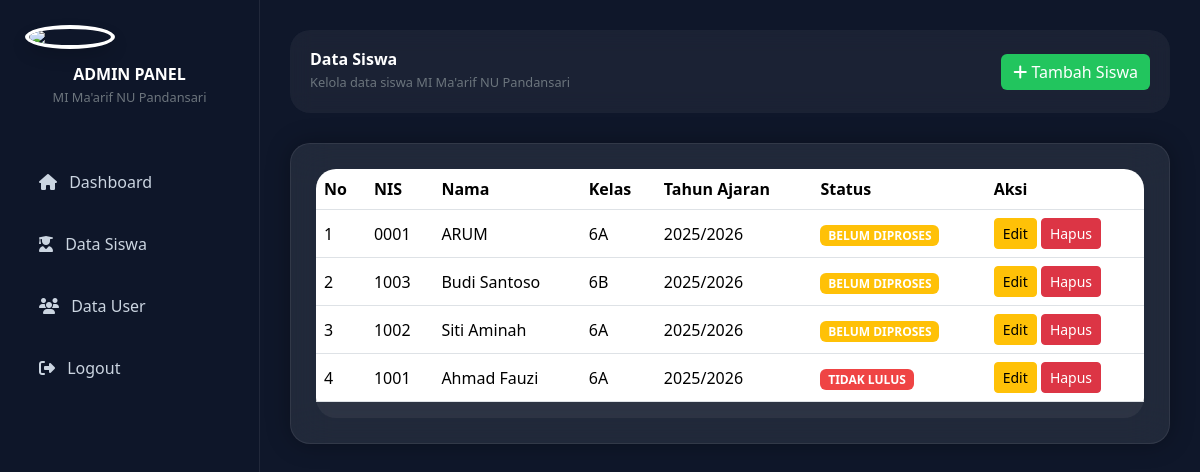
The app's page /kelulusan/guru/siswa.php (signed in) with its own data.
### tables this page shows
CREATE TABLE `siswa` (
  `id` int NOT NULL,
  `nis` varchar(20) NOT NULL,
  `nama` varchar(100) NOT NULL,
  `jenis_kelamin` enum('Laki-laki','Perempuan') DEFAULT NULL,
  `kelas` varchar(20) DEFAULT NULL,
  `nilai` int DEFAULT NULL,
  `tahun_ajaran` varchar(20) DEFAULT NULL,
  `status_kelulusan` enum('LULUS','TIDAK LULUS','BELUM DIPROSES') DEFAULT 'BELUM DIPROSES',
  `created_at` timestamp NULL DEFAULT CURRENT_TIMESTAMP
);

### kelulusan/guru/siswa.php (the view, shortened to what this page needs)
<?php
$conn = new mysqli("localhost", "root", "", "kelulusan_mi");
$data_siswa = $conn->query("
    SELECT *
    FROM siswa
    ORDER BY id DESC
");
?>
<!DOCTYPE html>
<html lang="id">
<head>
    <link href="https://cdn.jsdelivr.net/npm/bootstrap@5.3.3/dist/css/bootstrap.min.css" rel="stylesheet">
    <script src="https://cdn.tailwindcss.com"></script>
    <link rel="stylesheet"
    href="https://cdnjs.cloudflare.com/ajax/libs/font-awesome/6.5.2/css/all.min.css">
</head>
<body>
<div class="sidebar">
    <div class="text-center mb-5">
        <img
            src="../assets/img/logo.png"
            width="90"
            class="rounded-circle border border-4 border-white shadow"
        >
        <h4 class="mt-3 fw-bold">
            ADMIN PANEL
        </h4>
        <small class="text-secondary">
            MI Ma'arif NU Pandansari
        </small>
    </div>
    <a href="dashboard.php">
        <i class="fa fa-home me-2"></i>
        Dashboard
    </a>
    <a href="siswa.php">
        <i class="fa fa-user-graduate me-2"></i>
        Data Siswa
    </a>
    <a href="users.php">
        <i class="fa fa-users me-2"></i>
        Data User
    </a>
    <a href="../logout.php">
        <i class="fa fa-sign-out-alt me-2"></i>
        Logout
    </a>
</div>
<div class="content">
    <div class="topbar d-flex justify-content-between align-items-center">
        <div>
            <h3 class="fw-bold">
                Data Siswa
            </h3>
            <small class="text-secondary">
                Kelola data siswa MI Ma'arif NU Pandansari
            </small>
        </div>
        <div>
            <a href="tambah_siswa.php"
               class="btn btn-success btn-custom">
                <i class="fa fa-plus"></i>
                Tambah Siswa
            </a>
        </div>
    </div>
    <div class="card-box">
        <div class="table-responsive table-custom">
            <table class="table table-hover align-middle">
                <thead>
                    <tr>
                        <th>No</th>
                        <th>NIS</th>
                        <th>Nama</th>
                        <th>Kelas</th>
                        <th>Tahun Ajaran</th>
                        <th>Status</th>
                        <th>Aksi</th>
                    </tr>
                </thead>
                <tbody>
                    <?php $no = 1; ?>
                    <?php while($row = $data_siswa->fetch_assoc()): ?>
                    <tr>
                        <td><?= $no++; ?></td>
                        <td><?= $row['nis']; ?></td>
                        <td><?= $row['nama']; ?></td>
                        <td><?= $row['kelas']; ?></td>
                        <td><?= $row['tahun_ajaran']; ?></td>
                        <td>
                            <?php if($row['status_kelulusan'] == 'LULUS'): ?>
                                <span class="badge badge-lulus">
                                    LULUS
                                </span>
                            <?php elseif($row['status_kelulusan'] == 'TIDAK LULUS'): ?>
                                <span class="badge badge-tidak">
                                    TIDAK LULUS
                                </span>
                            <?php else: ?>
                                <span class="badge bg-warning">
                                    BELUM DIPROSES
                                </span>
                            <?php endif; ?>
                        </td>
                        <td>
                            <a href="edit_siswa.php?id=<?= $row['id']; ?>"
                               class="btn btn-warning btn-sm">
                                Edit
                            </a>
                            <a href="siswa.php?hapus=<?= $row['id']; ?>"
                               class="btn btn-danger btn-sm"
                               onclick="return confirm('Yakin hapus data?')">
                                Hapus
                            </a>
                        </td>
                    </tr>
                    <?php endwhile; ?>
                </tbody>
            </table>
        </div>
    </div>
</div>
</body>
</html>

### kelulusan/guru/siswa.php (style rules this page uses)
body { background:#0f172a; color:white; overflow-x:hidden; }
.sidebar { width:260px; min-height:100vh; background:rgba(15,23,42,0.95); backdrop-filter:blur(20px); position:fixed; padding:25px; border-right:1px solid rgba(255,255,255,0.08); }
.sidebar a { display:block; color:#cbd5e1; padding:14px; border-radius:14px; margin-bottom:10px; text-decoration:none; transition:0.3s; }
.content { margin-left:260px; padding:30px; }
.card-box { background:rgba(255,255,255,0.08); backdrop-filter:blur(20px); border-radius:20px; padding:25px; box-shadow:0 0 25px rgba(0,0,0,0.3); border:1px solid rgba(255,255,255,0.08); }
.table-custom { background:rgba(255,255,255,0.05); border-radius:20px; overflow:hidden; }
.table { color:white; }
.table thead { background:#1e293b; }
.badge-tidak { background:#ef4444; }
.topbar { background:rgba(255,255,255,0.05); backdrop-filter:blur(10px); padding:20px; border-radius:20px; margin-bottom:30px; }
.btn-custom { background:#22c55e; border:none; }

### records on screen
siswa: nis "0001", nama "ARUM", kelas "6A", tahun_ajaran "2025/2026", status_kelulusan "BELUM DIPROSES"
siswa: nis "1003", nama "Budi Santoso", kelas "6B", tahun_ajaran "2025/2026", status_kelulusan "BELUM DIPROSES"
siswa: nis "1002", nama "Siti Aminah", kelas "6A", tahun_ajaran "2025/2026", status_kelulusan "BELUM DIPROSES"
siswa: nis "1001", nama "Ahmad Fauzi", kelas "6A", tahun_ajaran "2025/2026", status_kelulusan "TIDAK LULUS"
